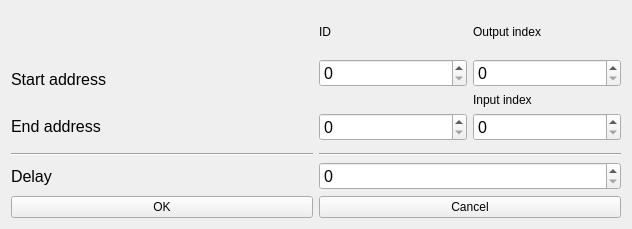
<?xml version="1.0" encoding="UTF-8"?>
<ui version="4.0">
 <class>Net_Properties</class>
 <widget class="QWidget" name="Net_Properties">
  <property name="geometry">
   <rect>
    <x>0</x>
    <y>0</y>
    <width>632</width>
    <height>229</height>
   </rect>
  </property>
  <property name="windowTitle">
   <string>Form</string>
  </property>
  <layout class="QGridLayout" name="gridLayout">
   <item row="5" column="0">
    <widget class="QPushButton" name="OK">
     <property name="text">
      <string>OK</string>
     </property>
    </widget>
   </item>
   <item row="5" column="2">
    <widget class="QPushButton" name="Cancel">
     <property name="text">
      <string>Cancel</string>
     </property>
    </widget>
   </item>
   <item row="1" column="0" rowspan="2">
    <layout class="QVBoxLayout" name="verticalLayout_2">
     <item>
      <widget class="QLabel" name="label">
       <property name="font">
        <font>
         <pointsize>12</pointsize>
        </font>
       </property>
       <property name="text">
        <string>Start address</string>
       </property>
      </widget>
     </item>
     <item>
      <widget class="QLabel" name="label_2">
       <property name="font">
        <font>
         <pointsize>12</pointsize>
        </font>
       </property>
       <property name="text">
        <string>End address</string>
       </property>
      </widget>
     </item>
    </layout>
   </item>
   <item row="1" column="2">
    <layout class="QGridLayout" name="gridLayout_2">
     <item row="2" column="1">
      <widget class="QSpinBox" name="inumBox">
       <property name="font">
        <font>
         <pointsize>12</pointsize>
        </font>
       </property>
      </widget>
     </item>
     <item row="0" column="1">
      <widget class="QSpinBox" name="onumBox">
       <property name="font">
        <font>
         <pointsize>12</pointsize>
        </font>
       </property>
      </widget>
     </item>
     <item row="2" column="0">
      <widget class="QSpinBox" name="endidBox">
       <property name="font">
        <font>
         <pointsize>12</pointsize>
        </font>
       </property>
      </widget>
     </item>
     <item row="0" column="0">
      <widget class="QSpinBox" name="startidtBox">
       <property name="font">
        <font>
         <pointsize>12</pointsize>
        </font>
       </property>
      </widget>
     </item>
     <item row="1" column="1">
      <widget class="QLabel" name="label_6">
       <property name="text">
        <string>Input index</string>
       </property>
      </widget>
     </item>
    </layout>
   </item>
   <item row="0" column="0">
    <spacer name="verticalSpacer">
     <property name="orientation">
      <enum>Qt::Vertical</enum>
     </property>
     <property name="sizeHint" stdset="0">
      <size>
       <width>20</width>
       <height>20</height>
      </size>
     </property>
    </spacer>
   </item>
   <item row="0" column="2">
    <layout class="QGridLayout" name="gridLayout_3">
     <item row="0" column="0">
      <widget class="QLabel" name="label_4">
       <property name="text">
        <string>ID</string>
       </property>
      </widget>
     </item>
     <item row="0" column="1">
      <widget class="QLabel" name="label_5">
       <property name="text">
        <string>Output index</string>
       </property>
      </widget>
     </item>
    </layout>
   </item>
   <item row="4" column="0">
    <widget class="QLabel" name="label_3">
     <property name="font">
      <font>
       <pointsize>12</pointsize>
      </font>
     </property>
     <property name="text">
      <string>Delay</string>
     </property>
    </widget>
   </item>
   <item row="4" column="2">
    <widget class="QSpinBox" name="delayBox">
     <property name="font">
      <font>
       <pointsize>12</pointsize>
      </font>
     </property>
    </widget>
   </item>
   <item row="3" column="2">
    <widget class="Line" name="line">
     <property name="orientation">
      <enum>Qt::Horizontal</enum>
     </property>
    </widget>
   </item>
   <item row="3" column="0">
    <widget class="Line" name="line_2">
     <property name="orientation">
      <enum>Qt::Horizontal</enum>
     </property>
    </widget>
   </item>
  </layout>
 </widget>
 <resources/>
 <connections/>
</ui>
